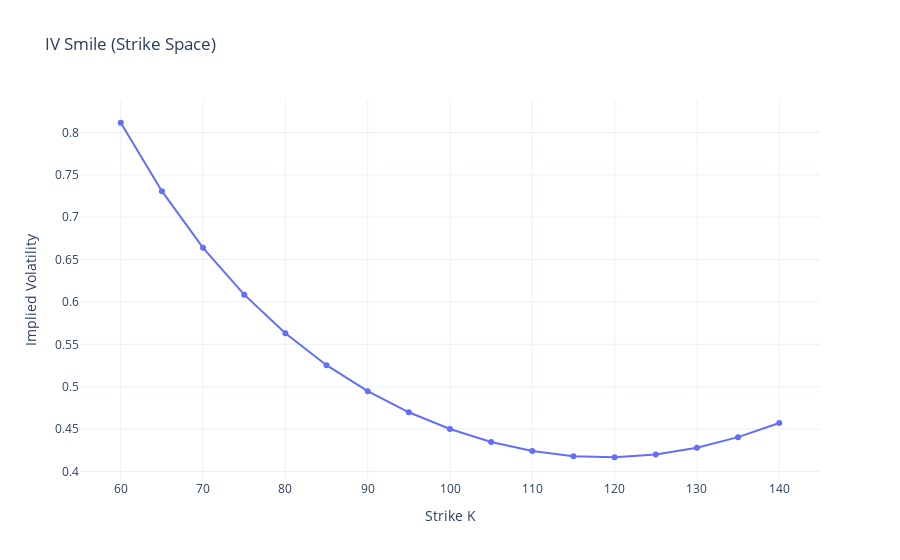
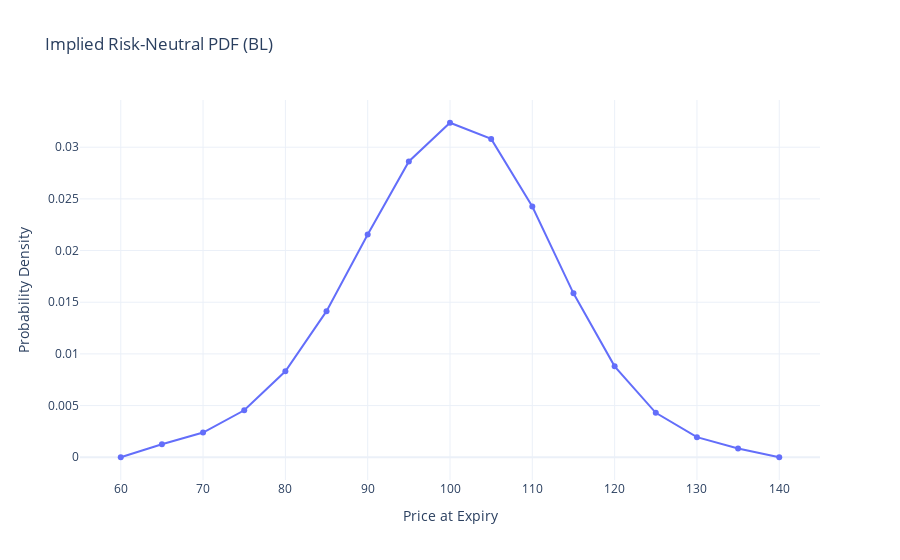
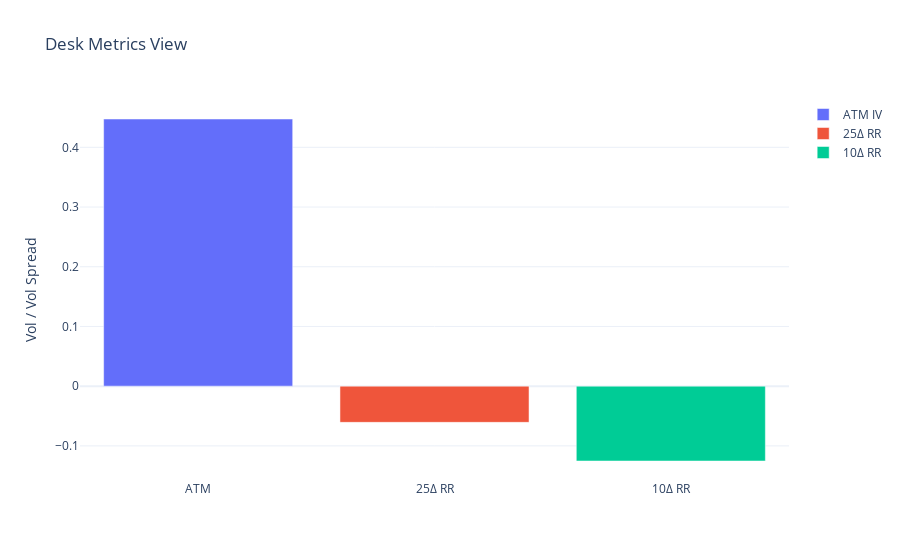

The notebook cell saved with these charts, in order:
### Code cell
import numpy as np
import math
import plotly.graph_objects as go
from scipy.stats import norm

# =============================
# 0) Market setup
# =============================
S0 = 100.0
r = 0.0
T = 30 / 365
F = S0 * math.exp(r * T)

K = np.arange(60, 141, 5).astype(float)
x = np.log(K / F)

# =============================
# 1) Black–Scholes helpers
# =============================
def bs_d1(S, K, r, T, sigma):
    return (math.log(S / K) + (r + 0.5 * sigma**2) * T) / (sigma * math.sqrt(T))

def bs_call_price(S, K, r, T, sigma):
    d1 = bs_d1(S, K, r, T, sigma)
    d2 = d1 - sigma * math.sqrt(T)
    return S * norm.cdf(d1) - K * math.exp(-r * T) * norm.cdf(d2)

def bs_call_delta(S, K, r, T, sigma):
    d1 = bs_d1(S, K, r, T, sigma)
    return norm.cdf(d1)

# =============================
# 2) Breeden–Litzenberger PDF
# =============================
def bl_pdf_from_iv(iv):
    call_mid = np.array([
        bs_call_price(S0, k, r, T, s)
        for k, s in zip(K, iv)
    ])

    dK = K[1] - K[0]
    C2 = np.zeros_like(call_mid)
    C2[1:-1] = (call_mid[2:] - 2*call_mid[1:-1] + call_mid[:-2]) / dK**2

    pdf = np.maximum(C2, 0.0)
    pdf /= np.sum(pdf) * dK
    return pdf

# =============================
# 3) Base IV surface
# =============================
base = 0.45
skew = -0.35
smile = 0.70
right_wing = 1.20

iv = base + skew*x + smile*x**2 + right_wing*np.maximum(x, 0)**3
iv = np.clip(iv, 0.10, 3.00)

# =============================
# 4) Compute PDF
# =============================
pdf = bl_pdf_from_iv(iv)

# =============================
# 5) Desk metrics: ATM, 25Δ, 10Δ
# =============================
delta_call = np.array([
    bs_call_delta(S0, k, r, T, s)
    for k, s in zip(K, iv)
])

def interp_iv(target_delta):
    return np.interp(target_delta, delta_call[::-1], iv[::-1])

iv_atm = np.interp(0.5, delta_call[::-1], iv[::-1])
iv_25c = interp_iv(0.25)
iv_25p = interp_iv(0.75)
iv_10c = interp_iv(0.10)
iv_10p = interp_iv(0.90)

rr_25 = iv_25c - iv_25p
rr_10 = iv_10c - iv_10p

# =============================
# 6) Plot 1: IV Smile
# =============================
fig1 = go.Figure()
fig1.add_trace(go.Scatter(x=K, y=iv, mode="lines+markers", name="IV Smile"))
fig1.update_layout(
    title="IV Smile (Strike Space)",
    xaxis_title="Strike K",
    yaxis_title="Implied Volatility",
    template="plotly_white"
)
fig1.show()

# =============================
# 7) Plot 2: Implied PDF
# =============================
fig2 = go.Figure()
fig2.add_trace(go.Scatter(x=K, y=pdf, mode="lines+markers", name="PDF"))
fig2.update_layout(
    title="Implied Risk-Neutral PDF (BL)",
    xaxis_title="Price at Expiry",
    yaxis_title="Probability Density",
    template="plotly_white"
)
fig2.show()

# =============================
# 8) Plot 3: Desk View (Δ-space)
# =============================
fig3 = go.Figure()

fig3.add_bar(name="ATM IV", x=["ATM"], y=[iv_atm])
fig3.add_bar(name="25Δ RR", x=["25Δ RR"], y=[rr_25])
fig3.add_bar(name="10Δ RR", x=["10Δ RR"], y=[rr_10])

fig3.update_layout(
    title="Desk Metrics View",
    yaxis_title="Vol / Vol Spread",
    template="plotly_white"
)
fig3.show()

### Figure 1 — Plotly figure (JSON) as saved in the notebook; plotly's stock layout.template omitted (floating-point values rounded to 4 significant figures)
{"data": [{"mode": "lines+markers", "name": "IV Smile", "type": "scatter", "x": [60.0, 65.0, 70.0, 75.0, 80.0, 85.0, 90.0, 95.0, 100.0, 105.0, 110.0, 115.0, 120.0, 125.0, 130.0, 135.0, 140.0], "y": [0.8114, 0.7307, 0.6639, 0.6086, 0.563, 0.5254, 0.4946, 0.4698, 0.45, 0.4347, 0.424, 0.418, 0.4167, 0.4201, 0.428, 0.4404, 0.4572]}], "layout": {"title": {"text": "IV Smile (Strike Space)"}, "xaxis": {"title": {"text": "Strike K"}}, "yaxis": {"title": {"text": "Implied Volatility"}}}}

### Figure 2 — Plotly figure (JSON) as saved in the notebook; plotly's stock layout.template omitted (floating-point values rounded to 4 significant figures)
{"data": [{"mode": "lines+markers", "name": "PDF", "type": "scatter", "x": [60.0, 65.0, 70.0, 75.0, 80.0, 85.0, 90.0, 95.0, 100.0, 105.0, 110.0, 115.0, 120.0, 125.0, 130.0, 135.0, 140.0], "y": [0.0, 0.001258, 0.002393, 0.004547, 0.008318, 0.01414, 0.02156, 0.02862, 0.03236, 0.0308, 0.02426, 0.01586, 0.008799, 0.004301, 0.00194, 0.0008481, 0.0]}], "layout": {"title": {"text": "Implied Risk-Neutral PDF (BL)"}, "xaxis": {"title": {"text": "Price at Expiry"}}, "yaxis": {"title": {"text": "Probability Density"}}}}

### Figure 3 — Plotly figure (JSON) as saved in the notebook; plotly's stock layout.template omitted (floating-point values rounded to 4 significant figures)
{"data": [{"name": "ATM IV", "type": "bar", "x": ["ATM"], "y": [0.4475]}, {"name": "25Δ RR", "type": "bar", "x": ["25Δ RR"], "y": [-0.06062]}, {"name": "10Δ RR", "type": "bar", "x": ["10Δ RR"], "y": [-0.1254]}], "layout": {"title": {"text": "Desk Metrics View"}, "yaxis": {"title": {"text": "Vol / Vol Spread"}}}}
